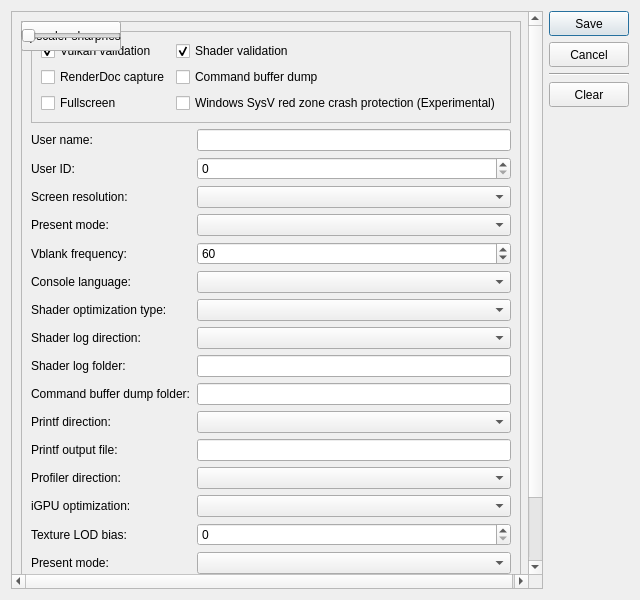
<?xml version="1.0" encoding="UTF-8"?>
<ui version="4.0">
 <class>ConfigurationEditDialog</class>
 <widget class="QDialog" name="ConfigurationEditDialog">
  <property name="geometry">
   <rect>
    <x>0</x>
    <y>0</y>
    <width>640</width>
    <height>600</height>
   </rect>
  </property>
  <property name="windowTitle">
   <string>Settings</string>
  </property>
  <property name="locale">
   <locale language="English" country="UnitedStates"/>
  </property>
  <layout class="QGridLayout" name="gridLayout">
   <item row="0" column="0">
    <widget class="QScrollArea" name="scrollArea">
     <property name="widgetResizable">
      <bool>true</bool>
     </property>
     <widget class="QFrame" name="scrollAreaWidgetContents">
      <property name="geometry">
       <rect>
        <x>0</x>
        <y>0</y>
        <width>500</width>
        <height>550</height>
       </rect>
      </property>
      <layout class="QVBoxLayout" name="scrollLayout">
       <item>
        <widget class="QFrame" name="configuaration_groupbox">
     <property name="frameShape">
      <enum>QFrame::StyledPanel</enum>
     </property>
     <layout class="QFormLayout" name="formLayout_6">
      <property name="fieldGrowthPolicy">
       <enum>QFormLayout::AllNonFixedFieldsGrow</enum>
      </property>
      <item row="0" column="0" colspan="2">
       <widget class="QFrame" name="frame_4">
        <property name="frameShape">
         <enum>QFrame::StyledPanel</enum>
        </property>
        <layout class="QGridLayout" name="gridLayout_5">
         <item row="0" column="0">
          <widget class="QCheckBox" name="checkBox_vulkan_validation">
           <property name="toolTip">
            <string>Enable Vulkan validation layers</string>
           </property>
           <property name="text">
            <string>Vulkan validation</string>
           </property>
           <property name="checked">
            <bool>true</bool>
           </property>
          </widget>
         </item>
         <item row="0" column="1">
          <widget class="QCheckBox" name="checkBox_shader_validation">
           <property name="toolTip">
            <string>Validate SPIR-V binary</string>
           </property>
           <property name="text">
            <string>Shader validation</string>
           </property>
           <property name="checked">
            <bool>true</bool>
           </property>
          </widget>
         </item>
         <item row="1" column="1">
          <widget class="QCheckBox" name="checkBox_cmd_dump">
           <property name="toolTip">
            <string>Dump command buffers</string>
           </property>
           <property name="text">
            <string>Command buffer dump</string>
           </property>
          </widget>
         </item>
         <item row="1" column="0">
          <widget class="QCheckBox" name="checkBox_renderdoc_capture">
           <property name="toolTip">
            <string>Enable RenderDoc capture</string>
           </property>
           <property name="text">
            <string>RenderDoc capture</string>
           </property>
          </widget>
         </item>
         <item row="2" column="0">
          <widget class="QCheckBox" name="checkBox_fullscreen">
           <property name="toolTip">
            <string>Run in borderless desktop fullscreen</string>
           </property>
           <property name="text">
            <string>Fullscreen</string>
           </property>
          </widget>
         </item>
         <item row="2" column="1">
          <widget class="QCheckBox" name="checkBox_red_zone_protection">
           <property name="toolTip">
            <string>Helps prevent crashes in some games on Windows</string>
           </property>
           <property name="text">
            <string>Windows SysV red zone crash protection (Experimental)</string>
           </property>
          </widget>
         </item>
        </layout>
       </widget>
      </item>
      <item row="1" column="0">
       <widget class="QLabel" name="label_user_name">
        <property name="text">
         <string>User name:</string>
        </property>
       </widget>
      </item>
      <item row="1" column="1">
       <widget class="MandatoryLineEdit" name="lineEdit_user_name">
        <property name="toolTip">
         <string>Local user name exposed to games</string>
        </property>
        <property name="clearButtonEnabled">
         <bool>true</bool>
        </property>
       </widget>
      </item>
      <item row="2" column="0">
       <widget class="QLabel" name="label_user_id">
        <property name="text">
         <string>User ID:</string>
        </property>
       </widget>
      </item>
      <item row="2" column="1">
       <widget class="QSpinBox" name="spinBox_user_id">
        <property name="toolTip">
         <string>Local user ID exposed to games</string>
        </property>
        <property name="maximum">
         <number>2147483647</number>
        </property>
       </widget>
      </item>
      <item row="3" column="0">
       <widget class="QLabel" name="label_16">
        <property name="text">
         <string>Screen resolution:</string>
        </property>
       </widget>
      </item>
      <item row="3" column="1">
       <widget class="QComboBox" name="comboBox_screen_resolution">
        <property name="toolTip">
         <string>Window resolution</string>
        </property>
       </widget>
      </item>
      <item row="4" column="0">
       <widget class="QLabel" name="label_present_mode">
        <property name="text">
         <string>Present mode:</string>
        </property>
       </widget>
      </item>
      <item row="4" column="1">
       <widget class="QComboBox" name="comboBox_present_mode">
        <property name="toolTip">
         <string>Vulkan swapchain presentation mode</string>
        </property>
       </widget>
      </item>
      <item row="5" column="0">
       <widget class="QLabel" name="label_vblank_frequency">
        <property name="text">
         <string>Vblank frequency:</string>
        </property>
       </widget>
      </item>
      <item row="5" column="1">
       <widget class="QSpinBox" name="spinBox_vblank_frequency">
        <property name="toolTip">
         <string>Virtual display refresh rate used for frame pacing</string>
        </property>
        <property name="minimum">
         <number>30</number>
        </property>
        <property name="maximum">
         <number>360</number>
        </property>
        <property name="value">
         <number>60</number>
        </property>
       </widget>
      </item>
      <item row="6" column="0">
       <widget class="QLabel" name="label_console_language">
        <property name="text">
         <string>Console language:</string>
        </property>
       </widget>
      </item>
      <item row="6" column="1">
       <widget class="QComboBox" name="comboBox_console_language">
        <property name="toolTip">
         <string>Language</string>
        </property>
       </widget>
      </item>
      <item row="7" column="0">
       <widget class="QLabel" name="label_20">
        <property name="text">
         <string>Shader optimization type:</string>
        </property>
       </widget>
      </item>
      <item row="7" column="1">
       <widget class="QComboBox" name="comboBox_shader_optimization_type">
        <property name="toolTip">
         <string>Optimize shaders for code size or performance</string>
        </property>
       </widget>
      </item>
      <item row="8" column="0">
       <widget class="QLabel" name="label_21">
        <property name="text">
         <string>Shader log direction:</string>
        </property>
       </widget>
      </item>
      <item row="8" column="1">
       <widget class="QComboBox" name="comboBox_shader_log_direction">
        <property name="toolTip">
         <string>Dump shaders to file or console window. If enabled may decrease emulator performance</string>
        </property>
       </widget>
      </item>
      <item row="9" column="0">
       <widget class="QLabel" name="label_22">
        <property name="text">
         <string>Shader log folder:</string>
        </property>
       </widget>
      </item>
      <item row="9" column="1">
       <widget class="MandatoryLineEdit" name="lineEdit_shader_log_folder">
        <property name="toolTip">
         <string>Specify directory to dump shaders</string>
        </property>
        <property name="clearButtonEnabled">
         <bool>true</bool>
        </property>
       </widget>
      </item>
      <item row="10" column="0">
       <widget class="QLabel" name="label_24">
        <property name="text">
         <string>Command buffer dump folder:</string>
        </property>
       </widget>
      </item>
      <item row="10" column="1">
       <widget class="MandatoryLineEdit" name="lineEdit_cmd_dump_folder">
        <property name="toolTip">
         <string>Specify directory to dump command buffers</string>
        </property>
        <property name="clearButtonEnabled">
         <bool>true</bool>
        </property>
       </widget>
      </item>
      <item row="11" column="0">
       <widget class="QLabel" name="label_25">
        <property name="text">
         <string>Printf direction:</string>
        </property>
       </widget>
      </item>
      <item row="11" column="1">
       <widget class="QComboBox" name="comboBox_printf_direction">
        <property name="toolTip">
         <string>Print logs to file or console window. If enabled may decrease emulator performance</string>
        </property>
       </widget>
      </item>
      <item row="12" column="0">
       <widget class="QLabel" name="label_26">
        <property name="text">
         <string>Printf output file:</string>
        </property>
       </widget>
      </item>
      <item row="12" column="1">
       <widget class="MandatoryLineEdit" name="lineEdit_printf_file">
        <property name="toolTip">
         <string>Specify file to dump logs</string>
        </property>
        <property name="clearButtonEnabled">
         <bool>true</bool>
        </property>
       </widget>
      </item>
      <item row="13" column="0">
       <widget class="QLabel" name="label_27">
        <property name="text">
         <string>Profiler direction:</string>
        </property>
       </widget>
      </item>
      <item row="13" column="1">
       <widget class="QComboBox" name="comboBox_profiler_direction">
        <property name="toolTip">
         <string>Enable or disable profiler. If enabled may decrease emulator performance</string>
        </property>
       </widget>
      </item>
      <item row="11" column="0">
       <widget class="QLabel" name="label_upscaler_method">
        <property name="text">
         <string>Upscaler:</string>
        </property>
       </widget>
      </item>
      <item row="11" column="1">
       <widget class="QComboBox" name="comboBox_upscaler_method">
        <property name="toolTip">
         <string>Spatial upscaler for the final guest-to-swapchain stretch. Off = plain blit. FSR 1.0 works on all Vulkan GPUs and falls back to blit if unsupported.</string>
        </property>
       </widget>
      </item>
      <item row="12" column="0">
       <widget class="QLabel" name="label_upscaler_quality">
        <property name="text">
         <string>Upscaler quality:</string>
        </property>
       </widget>
      </item>
      <item row="12" column="1">
       <widget class="QComboBox" name="comboBox_upscaler_quality">
        <property name="toolTip">
         <string>Internal render scale preset: Ultra Quality 77%, Quality 67%, Balanced 59%, Performance 50%</string>
        </property>
       </widget>
      </item>
      <item row="13" column="0">
       <widget class="QLabel" name="label_upscaler_sharpness">
        <property name="text">
         <string>Upscaler sharpness:</string>
        </property>
       </widget>
      </item>
      <item row="13" column="1">
       <widget class="QSlider" name="horizontalSlider_upscaler_sharpness">
        <property name="toolTip">
         <string>RCAS sharpening strength (0.0 = none, 1.0 = maximum)</string>
        </property>
        <property name="minimum">
         <number>0</number>
        </property>
        <property name="maximum">
         <number>100</number>
        </property>
        <property name="orientation">
         <enum>Qt::Horizontal</enum>
        </property>
       </widget>
      </item>
      <item row="14" column="0">
       <widget class="QLabel" name="label_igpu_optimization">
        <property name="text">
         <string>iGPU optimization:</string>
        </property>
       </widget>
      </item>
      <item row="14" column="1">
       <widget class="QComboBox" name="comboBox_igpu_optimization">
        <property name="toolTip">
         <string>Auto: detect integrated GPUs and apply FSR + texture LOD bias. Force: treat this GPU as integrated (useful for testing on discrete GPUs). Off: disable iGPU optimizations.</string>
        </property>
       </widget>
      </item>
      <item row="15" column="0">
       <widget class="QLabel" name="label_texture_lod_bias">
        <property name="text">
         <string>Texture LOD bias:</string>
        </property>
       </widget>
      </item>
      <item row="15" column="1">
       <widget class="QSpinBox" name="spinBox_texture_lod_bias">
        <property name="toolTip">
         <string>Shifts texture sampling toward coarser mip levels to save bandwidth on iGPUs. 0 = no bias, 1 = skip one mip level. Applied per-sampler.</string>
        </property>
        <property name="minimum">
         <number>0</number>
        </property>
        <property name="maximum">
         <number>4</number>
        </property>
       </widget>
      </item>
      <item row="16" column="0">
       <widget class="QLabel" name="label_present_mode">
        <property name="text">
         <string>Present mode:</string>
        </property>
       </widget>
      </item>
      <item row="16" column="1">
       <widget class="QComboBox" name="comboBox_present_mode">
        <property name="toolTip">
         <string>Vulkan swapchain present mode. FIFO = VSync (default, always available). Mailbox = tear-free low latency (if supported). Immediate = no VSync, lowest latency (may tear).</string>
        </property>
       </widget>
      </item>
      <item row="17" column="0">
       <widget class="QLabel" name="label_present_filter">
        <property name="text">
         <string>Present filter:</string>
        </property>
       </widget>
      </item>
      <item row="17" column="1">
       <widget class="QComboBox" name="comboBox_present_filter">
        <property name="toolTip">
         <string>Filter used when stretching the guest frame to the window. Linear = smooth (default). Nearest = sharp pixels. Cubic = highest quality (if the GPU supports it, otherwise falls back to Linear).</string>
        </property>
       </widget>
      </item>
      <item row="18" column="0">
       <widget class="QLabel" name="label_aspect_ratio">
        <property name="text">
         <string>Aspect ratio:</string>
        </property>
       </widget>
      </item>
      <item row="18" column="1">
       <widget class="QComboBox" name="comboBox_aspect_ratio">
        <property name="toolTip">
         <string>How the guest frame fits the window. Stretch = fill (default). Fit 16:9 / Fit 4:3 = letterbox/pillarbox bars. Integer = nearest-multiple scaling (sharpest pixels, largest that fits).</string>
        </property>
       </widget>
      </item>
     </layout>
    </widget>
       </item>
      </layout>
     </widget>
    </widget>
   </item>
   <item row="0" column="1">
    <layout class="QVBoxLayout" name="verticalLayout">
     <item>
      <widget class="QPushButton" name="ok_button">
       <property name="minimumSize">
        <size>
         <width>80</width>
         <height>25</height>
        </size>
       </property>
       <property name="text">
        <string>Save</string>
       </property>
       <property name="default">
        <bool>true</bool>
       </property>
      </widget>
     </item>
     <item>
      <widget class="QPushButton" name="cancel_button">
       <property name="minimumSize">
        <size>
         <width>80</width>
         <height>25</height>
        </size>
       </property>
       <property name="text">
        <string>Cancel</string>
       </property>
      </widget>
     </item>
     <item>
      <widget class="Line" name="line">
       <property name="orientation">
        <enum>Qt::Horizontal</enum>
       </property>
      </widget>
     </item>
     <item>
      <widget class="QPushButton" name="clear_button">
       <property name="minimumSize">
        <size>
         <width>80</width>
         <height>25</height>
        </size>
       </property>
       <property name="text">
        <string>Clear</string>
       </property>
      </widget>
     </item>
     <item>
      <spacer name="verticalSpacer">
       <property name="orientation">
        <enum>Qt::Vertical</enum>
       </property>
       <property name="sizeHint" stdset="0">
        <size>
         <width>20</width>
         <height>40</height>
        </size>
       </property>
      </spacer>
     </item>
    </layout>
   </item>
  </layout>
 </widget>
 <customwidgets>
  <customwidget>
   <class>MandatoryLineEdit</class>
   <extends>QLineEdit</extends>
   <header>mandatoryLineEdit.h</header>
  </customwidget>
 </customwidgets>
 <resources/>
 <connections>
  <connection>
   <sender>cancel_button</sender>
   <signal>clicked()</signal>
   <receiver>ConfigurationEditDialog</receiver>
   <slot>reject()</slot>
   <hints>
    <hint type="sourcelabel">
     <x>496</x>
     <y>65</y>
    </hint>
    <hint type="destinationlabel">
     <x>280</x>
     <y>180</y>
    </hint>
   </hints>
  </connection>
 </connections>
</ui>
